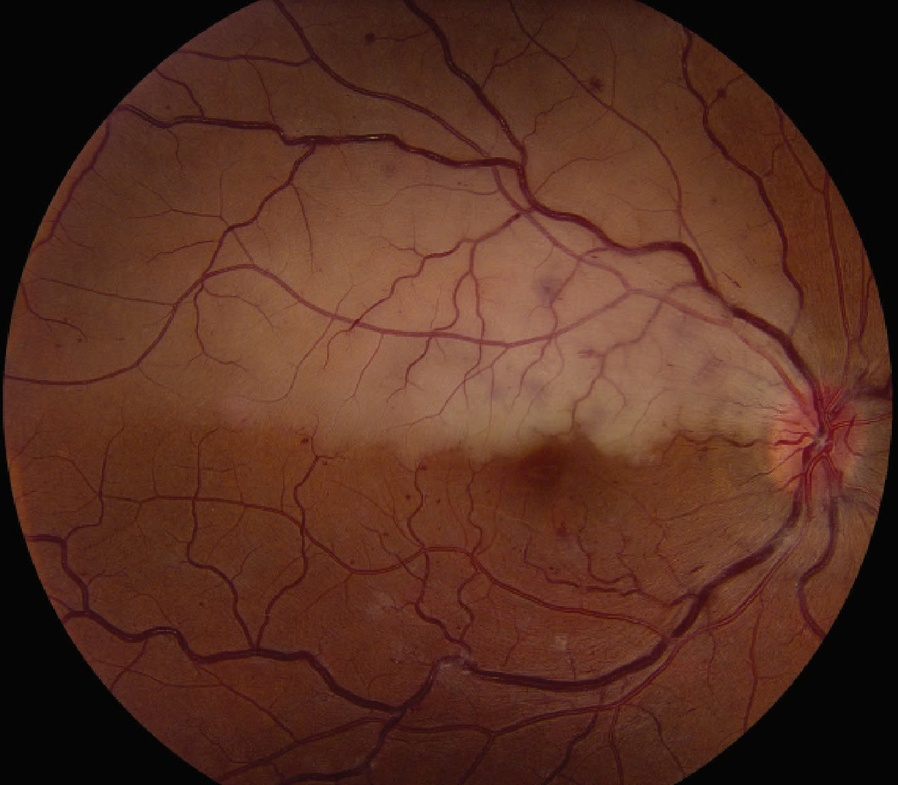
#> input picture retina.jpg, 898 x 785 px, shrunk from 1320 x 1154 before the run
$ python -i anatomy.py   (imports and definitions only)   (older library calls are emulated)
#> lines starting #> are read from the running program, lines starting #| are printed output that depends on the picture; after the words box and inside, x2 and y2 are one past the last pixel; in counts of white or black regions, pixels touching at a corner belong together
#> further down, picture is the input picture: shape (785, 898, 3); mean B, G, R 34.1, 47.8, 86.4
import cv2
import numpy as np


def _normalize_float_map(arr, mask=None):
    data = arr.astype(np.float32)
    if mask is not None and np.count_nonzero(mask) > 0:
        vals = data[mask > 0]
    else:
        vals = data.reshape(-1)
    if vals.size == 0:
        return np.zeros_like(data, dtype=np.float32)
    lo = float(np.percentile(vals, 5))
    hi = float(np.percentile(vals, 99))
    if hi <= lo:
        return np.zeros_like(data, dtype=np.float32)
    return np.clip((data - lo) / (hi - lo), 0.0, 1.0)


def _vessel_convergence_map(vessel_mask, fov_mask=None):
    if vessel_mask is None or np.count_nonzero(vessel_mask) == 0:
        return None

    vessel_u8 = (vessel_mask > 0).astype(np.uint8)
    h, w = vessel_u8.shape
    sigma_main = max(10.0, float(min(h, w)) * 0.045)
    sigma_aux = max(16.0, float(min(h, w)) * 0.075)

    dist = cv2.distanceTransform(vessel_u8, cv2.DIST_L2, 5)
    thick_map = cv2.GaussianBlur(dist.astype(np.float32), (0, 0), sigmaX=sigma_main, sigmaY=sigma_main)
    density_map = cv2.GaussianBlur(vessel_u8.astype(np.float32), (0, 0), sigmaX=sigma_aux, sigmaY=sigma_aux)

    thick_norm = _normalize_float_map(thick_map, mask=fov_mask)
    density_norm = _normalize_float_map(density_map, mask=fov_mask)
    conv = 0.65 * thick_norm + 0.35 * density_norm
    return np.clip(conv, 0.0, 1.0)


def _disc_candidate_rank(score_norm, bright_norm, grad_mag, conv_map, comp_mask, area, center, radius, w, h):
    cx, cy = center
    radius = max(6, int(radius))

    if np.count_nonzero(comp_mask) == 0:
        return -1.0, {}

    comp_vals = score_norm[comp_mask > 0].astype(np.float32)
    mean_score = float(np.mean(comp_vals)) if comp_vals.size else 0.0

    contours, _ = cv2.findContours(comp_mask, cv2.RETR_EXTERNAL, cv2.CHAIN_APPROX_SIMPLE)
    contour = max(contours, key=cv2.contourArea) if contours else None
    perimeter = float(cv2.arcLength(contour, True)) if contour is not None and len(contour) >= 5 else 0.0
    circularity = (4.0 * np.pi * float(area) / max(perimeter * perimeter, 1.0)) if perimeter > 0 else 0.0
    circularity = float(np.clip(circularity, 0.0, 1.3))

    yy, xx = np.ogrid[:h, :w]
    dist = np.sqrt((xx - cx) ** 2 + (yy - cy) ** 2)
    inner = dist <= max(3.0, 0.85 * radius)
    annulus = (dist >= 0.95 * radius) & (dist <= 1.55 * radius)
    vessel_inner = dist <= max(6.0, 1.65 * radius)

    inner_mean = float(np.mean(bright_norm[inner])) if np.any(inner) else mean_score
    annulus_mean = float(np.mean(bright_norm[annulus])) if np.any(annulus) else mean_score
    rim_contrast = inner_mean - annulus_mean

    edge_support = float(np.mean(grad_mag[annulus])) if np.any(annulus) else 0.0
    vessel_support = float(np.mean(conv_map[vessel_inner])) if conv_map is not None and np.any(vessel_inner) else 0.0
    off_center = abs(float(cx) - (w / 2.0)) / max(1.0, (w / 2.0))
    centrality = 1.0 - float(np.clip(off_center, 0.0, 1.0))
    fill_ratio = float(area / max(np.pi * radius * radius, 1.0))
    fill_score = 1.0 - float(min(1.0, abs(fill_ratio - 1.0)))

    rank = (
        1.10 * mean_score
        + 0.70 * rim_contrast
        + 0.25 * edge_support
        + 1.45 * vessel_support
        + 0.55 * fill_score
        + 0.90 * circularity
        + 0.35 * centrality
    )

    return float(rank), {
        "mean_score": mean_score,
        "rim_contrast": float(rim_contrast),
        "edge_support": float(edge_support),
        "vessel_support": float(vessel_support),
        "circularity": circularity,
        "centrality": centrality,
        "fill_score": float(fill_score),
    }


def detect_optic_disc(img_bgr, fov_mask=None, vessel_mask=None, radius_ratio=0.08, return_details=False):
    """Detect optic disc from bright compact candidates inside FOV."""
#> called with radius_ratio = 0.08, return_details = False
    h, w = img_bgr.shape[:2]
#> h = 785; w = 898
    hsv = cv2.cvtColor(img_bgr, cv2.COLOR_BGR2HSV)
#> hsv: shape (785, 898, 3); mean H, S, V 12.4, 137, 86.4
    lab = cv2.cvtColor(img_bgr, cv2.COLOR_BGR2LAB)
#> lab: shape (785, 898, 3); mean of channels 0, 1, 2 62, 143.7, 144

    v = hsv[:, :, 2]
    l = lab[:, :, 0]

    v_blur = cv2.GaussianBlur(v, (41, 41), 0)
    l_blur = cv2.GaussianBlur(l, (41, 41), 0)

    # Suppress vessel ridges so bright disc cup/rim dominates detection.
    green = img_bgr[:, :, 1]
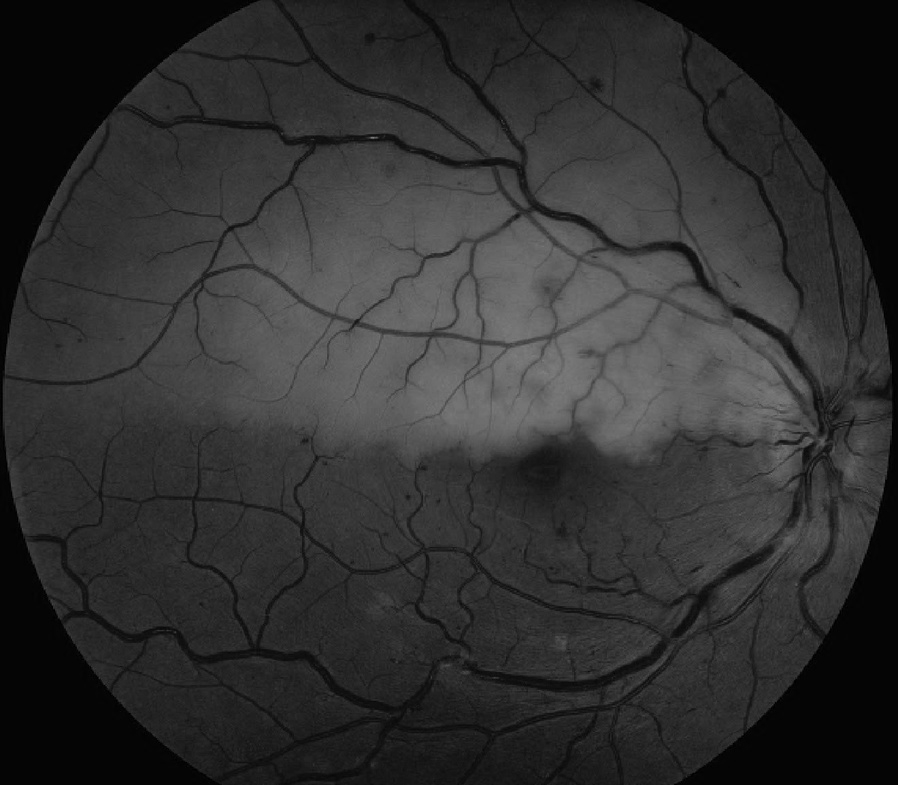
#> green: shape (785, 898); min 0, max 130, mean 47.8
    vessel_like = cv2.morphologyEx(green, cv2.MORPH_BLACKHAT, cv2.getStructuringElement(cv2.MORPH_ELLIPSE, (15, 15)))
    vessel_like = cv2.GaussianBlur(vessel_like, (11, 11), 0)
    score = cv2.addWeighted(v_blur, 0.65, l_blur, 0.45, 0)
    score = cv2.subtract(score, (0.55 * vessel_like).astype(np.uint8))
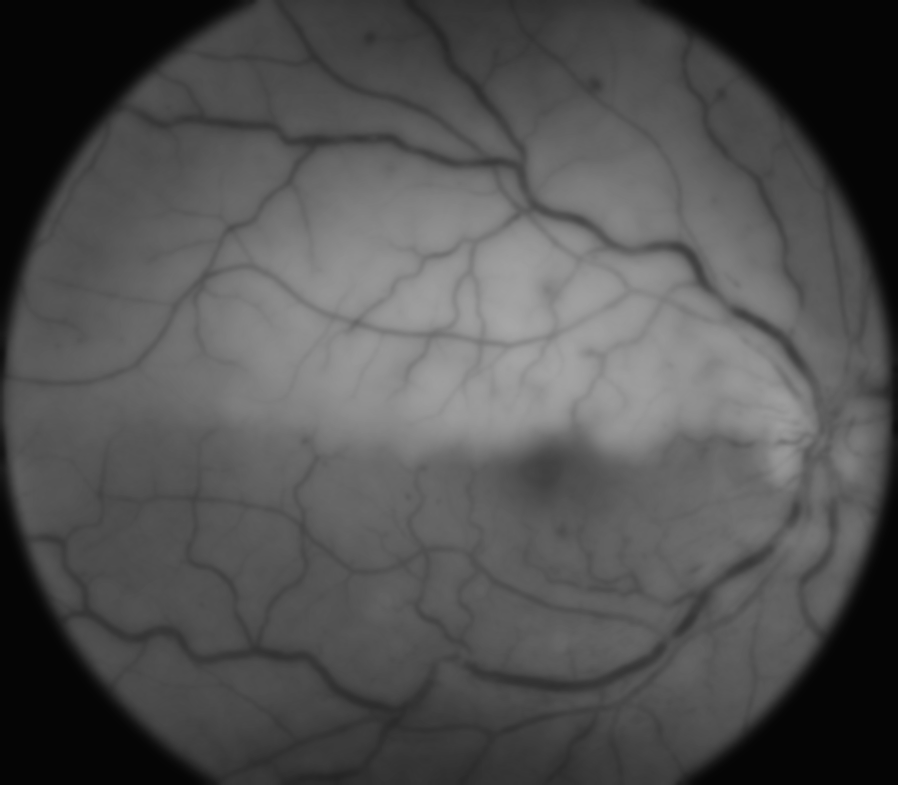
#> score: shape (785, 898); min 5, max 166, mean 81.1
    grad_mag = cv2.GaussianBlur(cv2.Laplacian(l_blur, cv2.CV_32F, ksize=3), (7, 7), 0)
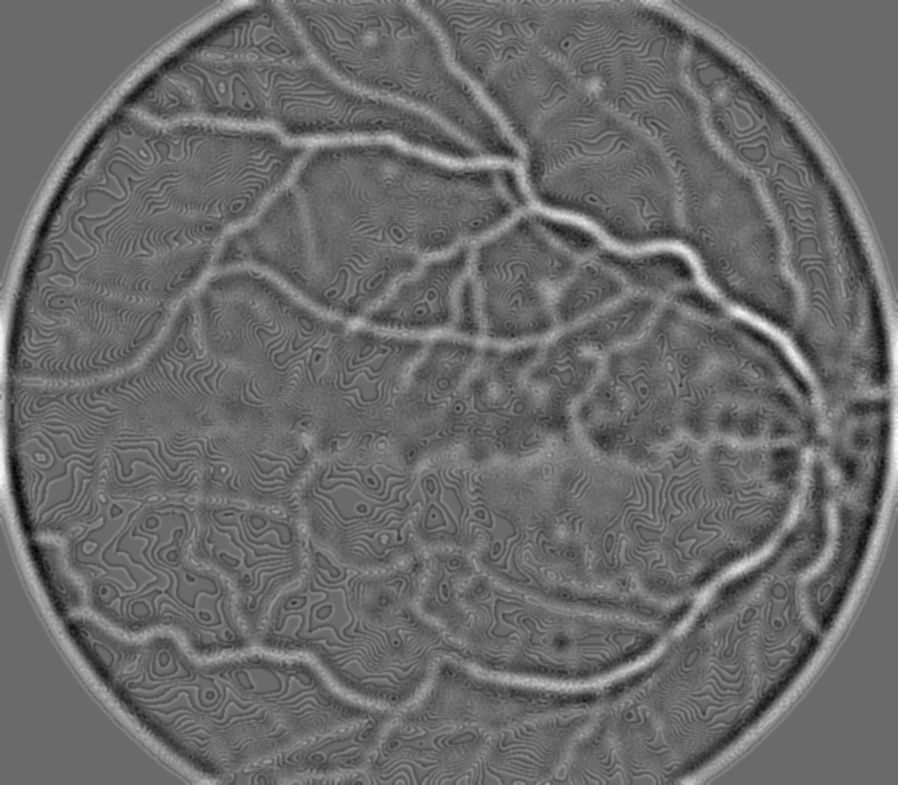
#> grad_mag: shape (785, 898) float32; min -2.19, max 3.06, mean 0.000842; drawn with min black and max white

    if fov_mask is None:
        fov_mask = np.ones((h, w), dtype=np.uint8) * 255

    grad_mag = _normalize_float_map(cv2.convertScaleAbs(grad_mag), mask=fov_mask)
#> in _normalize_float_map, `data = arr.astype(np.float32)`:
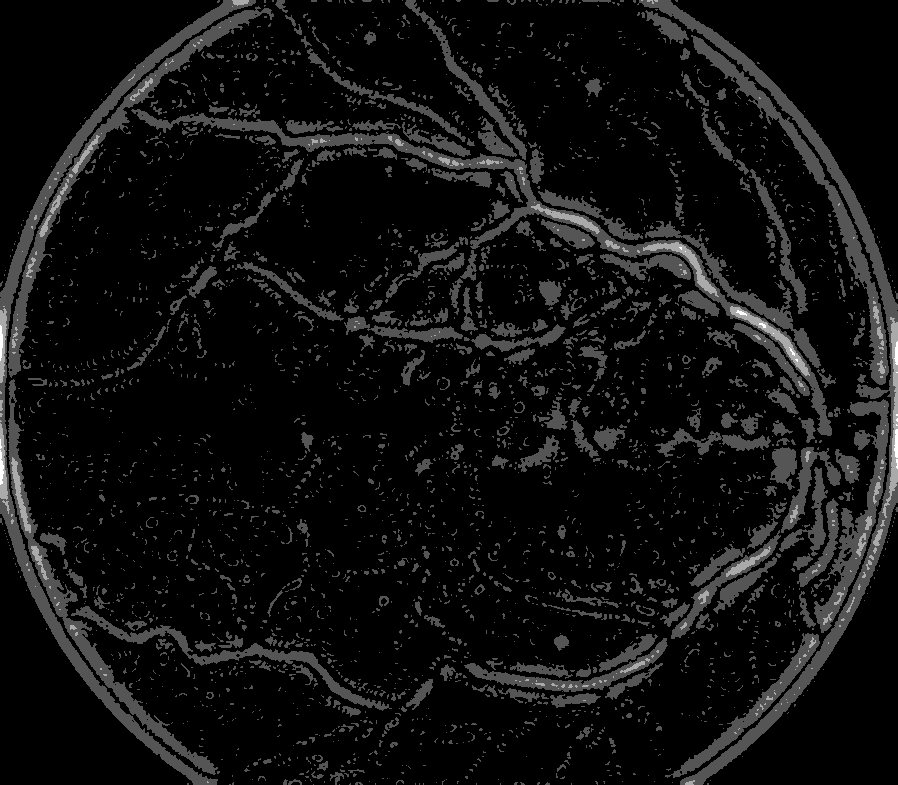
#> data: shape (785, 898) float32; min 0, max 3, mean 0.191; drawn with min black and max white
#> in _normalize_float_map, `lo = float(np.percentile(vals, 5))`: lo = 0
#> in _normalize_float_map, `hi = float(np.percentile(vals, 99))`: hi = 2
    bright_norm = _normalize_float_map(score, mask=fov_mask)
#> in _normalize_float_map (call 2), `lo = float(np.percentile(vals, 5))`: lo = 5
#> in _normalize_float_map (call 2), `hi = float(np.percentile(vals, 99))`: hi = 156
#> in _normalize_float_map (call 2), `return np.clip((data - lo) / (hi - lo), 0.0, 1.0)`:
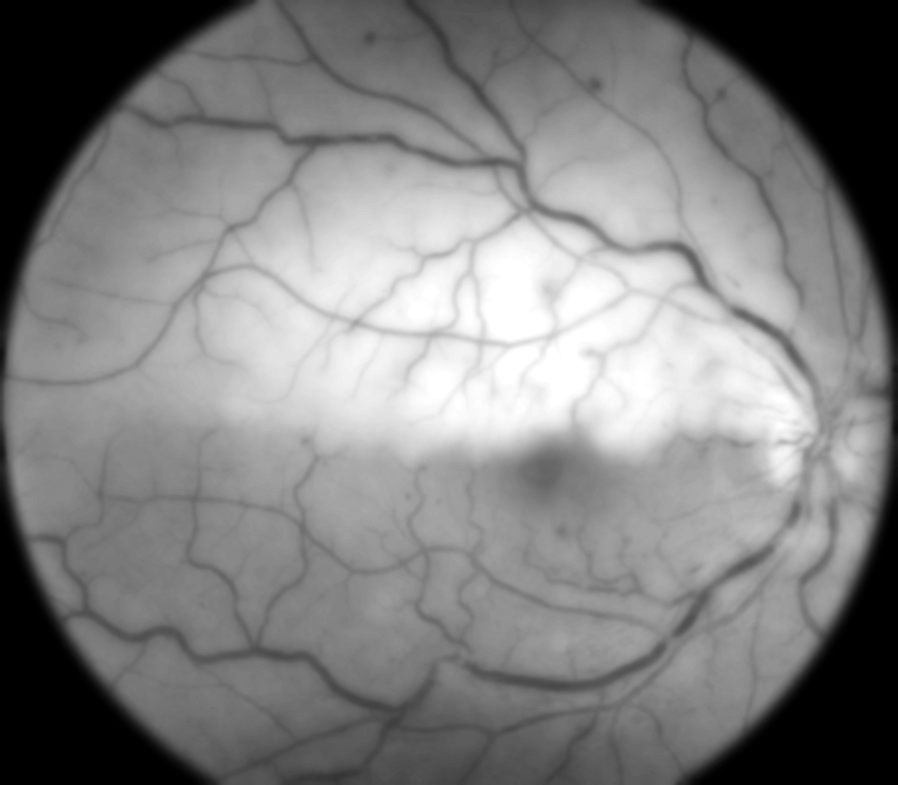
#> returned value: shape (785, 898) float32; min 0, max 1, mean 0.504
    conv_map = _vessel_convergence_map(vessel_mask, fov_mask=fov_mask)
    if conv_map is None:
        conv_map = np.zeros((h, w), dtype=np.float32)
    score_norm = np.clip(0.58 * bright_norm + 0.42 * conv_map, 0.0, 1.0)

    vals = score_norm[fov_mask > 0]
    if vals.size == 0:
        center = (w // 2, h // 2)
        radius = max(8, int(min(h, w) * radius_ratio))
        details = {"confidence": 0.0, "method": "fallback-center"}
        return (center, radius, details) if return_details else (center, radius)

    # Disc is normally nasal side and near mid-height; constrain ROI for robustness.
    left_peak = float(np.max(score_norm[:, :max(1, w // 3)]))
#> left_peak = 0.534
    right_peak = float(np.max(score_norm[:, max(1, 2 * w // 3):]))
#> right_peak = 0.58
    disc_on_right = right_peak >= left_peak
#> disc_on_right = True

    roi_mask = np.zeros((h, w), dtype=np.uint8)
    y0, y1 = int(0.18 * h), int(0.82 * h)
#> y0 = 141; y1 = 643
    if disc_on_right:
        x0, x1 = int(0.45 * w), w
#> x0 = 404; x1 = 898
    else:
        x0, x1 = 0, int(0.55 * w)
    roi_mask[y0:y1, x0:x1] = 255
    roi_mask = cv2.bitwise_and(roi_mask, fov_mask)

    vals_roi = score_norm[roi_mask > 0]
    if vals_roi.size == 0:
        vals_roi = vals

    thr = np.percentile(vals_roi, 97.5)
#> thr = 0.58
    cand = np.zeros((h, w), dtype=np.uint8)
    cand[(score_norm >= thr) & (roi_mask > 0)] = 255
    cand = cv2.morphologyEx(cand, cv2.MORPH_CLOSE, cv2.getStructuringElement(cv2.MORPH_ELLIPSE, (9, 9)))
    cand = cv2.morphologyEx(cand, cv2.MORPH_OPEN, cv2.getStructuringElement(cv2.MORPH_ELLIPSE, (7, 7)))

    num, lbl, stats, cent = cv2.connectedComponentsWithStats(cand, connectivity=8)
    if num <= 1:
        masked = score_norm.copy()
        masked[roi_mask == 0] = 0
        _, _, _, max_loc = cv2.minMaxLoc(masked)
        radius = max(8, int(min(h, w) * radius_ratio))
        details = {"confidence": 0.15, "method": "fallback-peak", "vessel_support": float(conv_map[int(max_loc[1]), int(max_loc[0])])}
        result = ((int(max_loc[0]), int(max_loc[1])), radius, details)
        return result if return_details else result[:2]

    best_idx = 1
    best_score = -1.0
    best_details = {"confidence": 0.0, "method": "candidate"}
    best_comp_mask = np.zeros((h, w), dtype=np.uint8)
    for i in range(1, num):
        area = float(stats[i, cv2.CC_STAT_AREA])
        if area < 20:
            continue
        cx, cy = cent[i]
        comp_mask = np.where(lbl == i, 255, 0).astype(np.uint8)
        radius = np.sqrt(max(20.0, area) / np.pi)
        rank, rank_details = _disc_candidate_rank(
            score_norm,
            bright_norm,
            grad_mag,
            conv_map,
            comp_mask,
            area,
            (int(round(cx)), int(round(cy))),
            radius,
            w,
            h,
        )
        rank *= (1.0 + 0.012 * np.sqrt(area))
        if rank > best_score:
            best_score = rank
            best_idx = i
            best_details = rank_details
            best_comp_mask = comp_mask
#> this loop made 8 passes
#> (mean_score in _disc_candidate_rank, perimeter in _disc_candidate_rank, circularity in _disc_candidate_rank, inner_mean in _disc_candidate_rank, annulus_mean in _disc_candidate_rank, rim_contrast in _disc_candidate_rank, edge_support in _disc_candidate_rank, rank) on pass 1: (0.58, 254.9, 0.642, 0.997, 0.946, 0.0517, 0.169, 3.6)
#> (mean_score in _disc_candidate_rank, perimeter in _disc_candidate_rank, circularity in _disc_candidate_rank, inner_mean in _disc_candidate_rank, annulus_mean in _disc_candidate_rank, rim_contrast in _disc_candidate_rank, edge_support in _disc_candidate_rank, rank) on passes 2 to 7: (0.58, 108.1, 0.486, 0.997, 0.989, 0.00806, 0.0739, 2.35), (0.58, 106.2, 0.705, 0.999, 0.967, 0.0328, 0.0954, 2.74), (0.58, 19.31, 1.11, 0.997, 0.976, 0.0207, 0.199, 2.35), (0.58, 282.2, 0.403, 0.993, 0.951, 0.0422, 0.144, 2.98), (0.58, 123.3, 0.689, 0.995, 0.96, 0.0355, 0.144, 2.89), (0.579, 93.15, 0.681, 0.998, 0.985, 0.0123, 0.0125, 2.51)
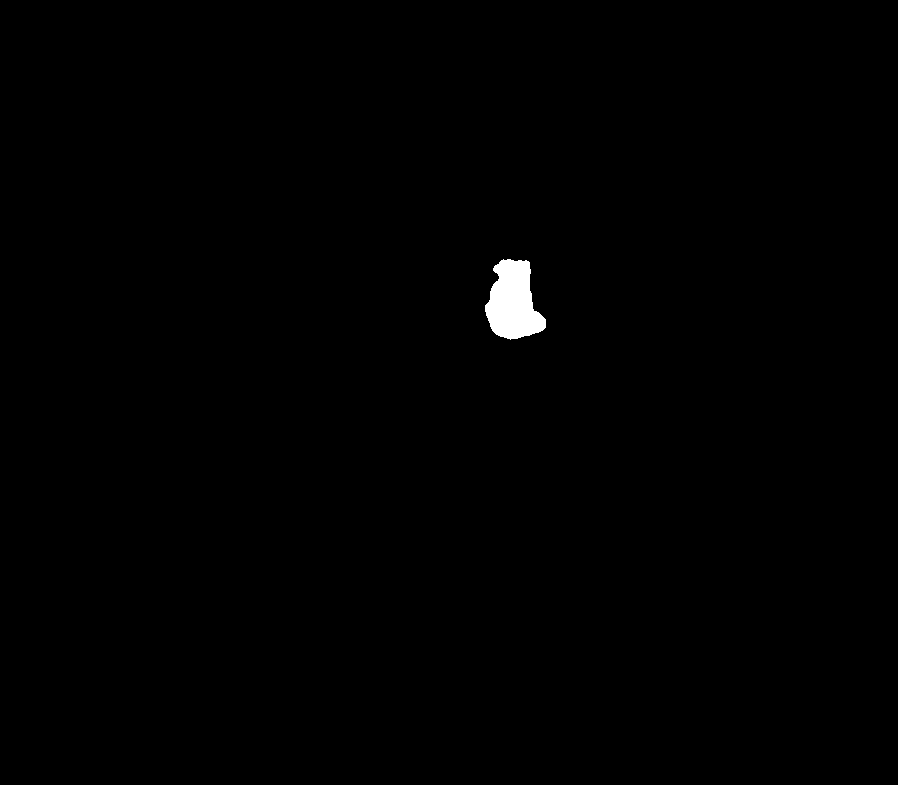
#> best_comp_mask: shape (785, 898); 0.47% white; 1 white region, box (x1, y1, x2, y2) and area: (485, 259, 546, 340) 3318
#> after the loop, best_idx = 1; best_score = 3.6

    cx, cy = cent[best_idx]
#> cx = 512.8; cy = 301.7
    area = float(stats[best_idx, cv2.CC_STAT_AREA])
#> area = 3318
    radius = int(np.sqrt(max(20.0, area) / np.pi))
#> radius = 32
    radius = int(np.clip(radius, max(8, int(min(h, w) * 0.03)), int(min(h, w) * 0.12)))

    confidence = 0.0
    if best_score > 0:
        confidence = float(np.clip(best_score / 2.8, 0.0, 1.0))
#> confidence = 1
    details = {
        "confidence": confidence,
        "method": "candidate-ranking-vessel-guided",
        "disc_mask": best_comp_mask,
        **best_details,
    }
    result = ((int(round(cx)), int(round(cy))), radius, details)
    return result if return_details else result[:2]


def build_zone_b_mask(shape, od_center, od_radius, inner_scale=1.0, outer_scale=2.0):
    """Build annular zone B mask centered at optic disc."""
    h, w = shape[:2]
    yy, xx = np.ogrid[:h, :w]
    cx, cy = od_center

    dist = np.sqrt((xx - cx) ** 2 + (yy - cy) ** 2)
    inner_r = float(od_radius) * float(inner_scale)
    outer_r = float(od_radius) * float(outer_scale)

    ring = (dist >= inner_r) & (dist <= outer_r)
    return (ring.astype(np.uint8) * 255)

>>> import cv2
>>> picture = cv2.imread('retina.jpg')
>>> result = detect_optic_disc(picture)
#> result = ((513, 302), 32)
